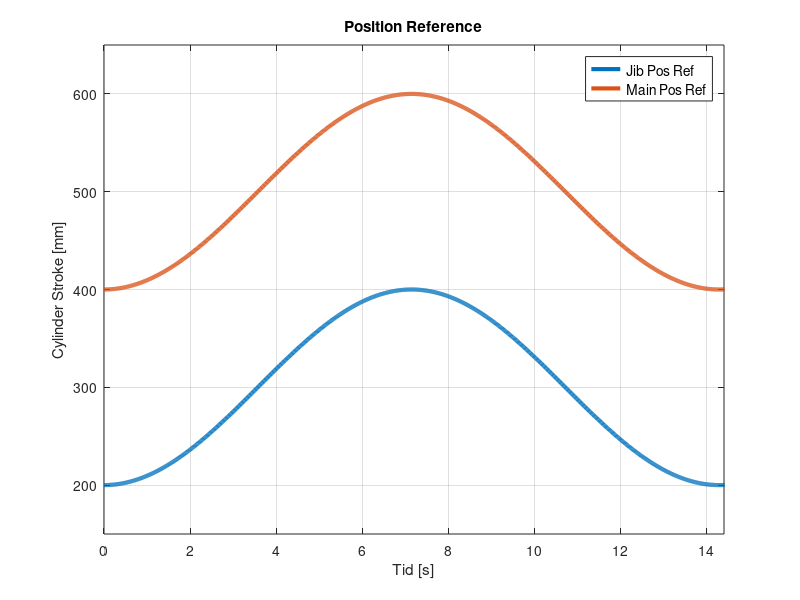

This chart was generated by the following MATLAB code:
% Parametere
A = 100;          % amplitude
f = 0.07;        % frekvens
offseta = 300;     % midtpunkt 
offsetb = 500;

% x-verdier
x = linspace(0, 14.5, 1000);

% Sinusfunksjon 
y1 = offseta + A * sin(2*pi*f*x - pi/2);
y2 = offsetb + A * sin(2*pi*f*x - pi/2);
% Plot
figure;
plot(x, y1, 'LineWidth', 3);
hold on;
plot(x, y2, 'Color', [0.8500 0.3250 0.0980], 'LineWidth', 3)
grid on;

xlabel('Tid [s]');
ylabel('Cylinder Stroke [mm]');
title('Position Reference');
legend('Jib Pos Ref', 'Main Pos Ref', 'FontSize', 10);

ylim([150 650]);
xlim([0 14.4])
